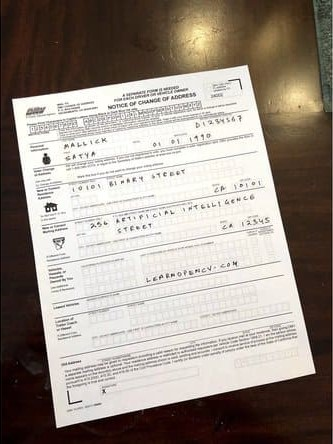
#> input picture Image Alignment/image1.jpg, 333 x 444 px
$ python 'Image_Alignment  .py'
#> lines starting #> are read from the running program, lines starting #| are printed output that depends on the picture
import cv2
import numpy as np

MAX_FEATURES = 500
GOOD_MATCH_PERCENT = 0.15

img_need_aligned = cv2.imread("image1.jpg")
#> img_need_aligned is the input picture: shape (444, 333, 3); mean B, G, R 136.1, 144.9, 154.5
img_template = cv2.imread("image2.jpg")
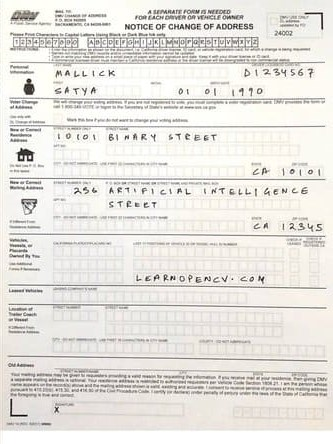
#> input picture Image Alignment/image2.jpg, 333 x 444 px
#> img_template is the input picture: shape (444, 333, 3); mean B, G, R 223.5, 228.3, 230.9


im1Gray = cv2.cvtColor(img_need_aligned, cv2.COLOR_BGR2GRAY)
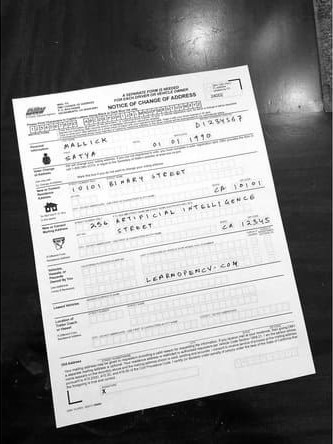
#> im1Gray: shape (444, 333); min 0, max 255, mean 146.8
im2Gray = cv2.cvtColor(img_template, cv2.COLOR_BGR2GRAY)

# Using ORB detector to find keypoint and descriptor
orb = cv2.ORB_create(MAX_FEATURES)
keypoints1, descriptors1 = orb.detectAndCompute(im1Gray, None)
#> keypoints1 = 478 keypoints; strongest (x, y, size): (48, 208, 31), (46, 210, 31), (56, 209, 31), (71, 400, 31)
keypoints2, descriptors2 = orb.detectAndCompute(im2Gray, None)
#> keypoints2 = 491 keypoints; strongest (x, y, size): (31, 160, 31), (171, 277, 31), (32, 152, 31), (205, 278, 31)

# Match features.
matcher = cv2.DescriptorMatcher_create(cv2.DESCRIPTOR_MATCHER_BRUTEFORCE_HAMMING)
matches = matcher.match(descriptors1, descriptors2, None)
#> matches = 478 matches

# Sort matches by score
matches = sorted(matches, key=lambda x: x.distance, reverse=False)

# Choose the best matches
numGoodMatches = int(len(matches) * GOOD_MATCH_PERCENT)
#> numGoodMatches = 71
matches = matches[:numGoodMatches]
#> matches = 71 matches

# Draw the best matches
imMatches = cv2.drawMatches(img_need_aligned, keypoints1, img_template, keypoints2, matches, None)
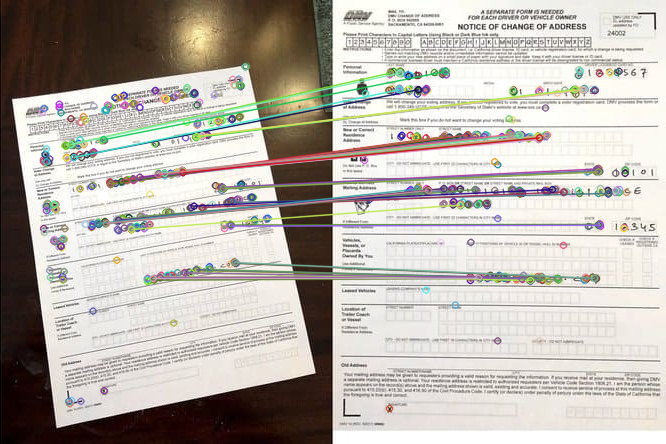
#> imMatches: shape (444, 666, 3); mean B, G, R 173.6, 180.7, 186.3
#cv2.imwrite("matches.jpg", imMatches)

# Get the location of the common points
points1 = np.zeros((len(matches), 2), dtype=np.float32)
#> points1 = 71 pairs, first value 0 to 0, second value 0 to 0
points2 = np.zeros((len(matches), 2), dtype=np.float32)
#> points2 = 71 pairs, first value 0 to 0, second value 0 to 0

for i, match in enumerate(matches):
    points1[i, :] = keypoints1[match.queryIdx].pt
    points2[i, :] = keypoints2[match.trainIdx].pt
#> this loop made 71 passes
#> after the loop, points1 = 71 pairs, first value 64.8 to 235.2, second value 135 to 279.6; points2 = 71 pairs, first value 57.02 to 275, second value 70.85 to 279.9

# Find homography
h, _ = cv2.findHomography(points1, points2, cv2.RANSAC)
#> h = [[1.36, -0.204, 0.716], [0.21, 1.48, -155], [-0.000275, 0.000322, 1]]

# Use homography to align photos
height, width, channels = img_template.shape
#> height = 444; width = 333; channels = 3
im1Reg = cv2.warpPerspective(img_need_aligned, h, (width, height))
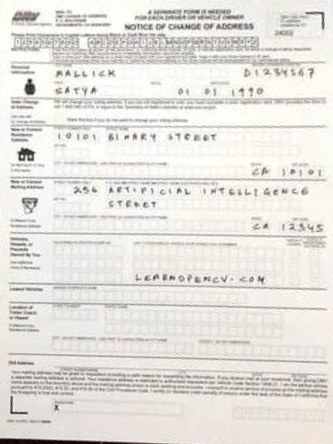
#> im1Reg: shape (444, 333, 3); mean B, G, R 221.7, 226.6, 229.5

cv2.imshow('Original Image', img_need_aligned)
cv2.imshow('Aligned Image', im1Reg)
cv2.imshow('matches', imMatches)
cv2.waitKey(0)
cv2.destroyAllWindows()
